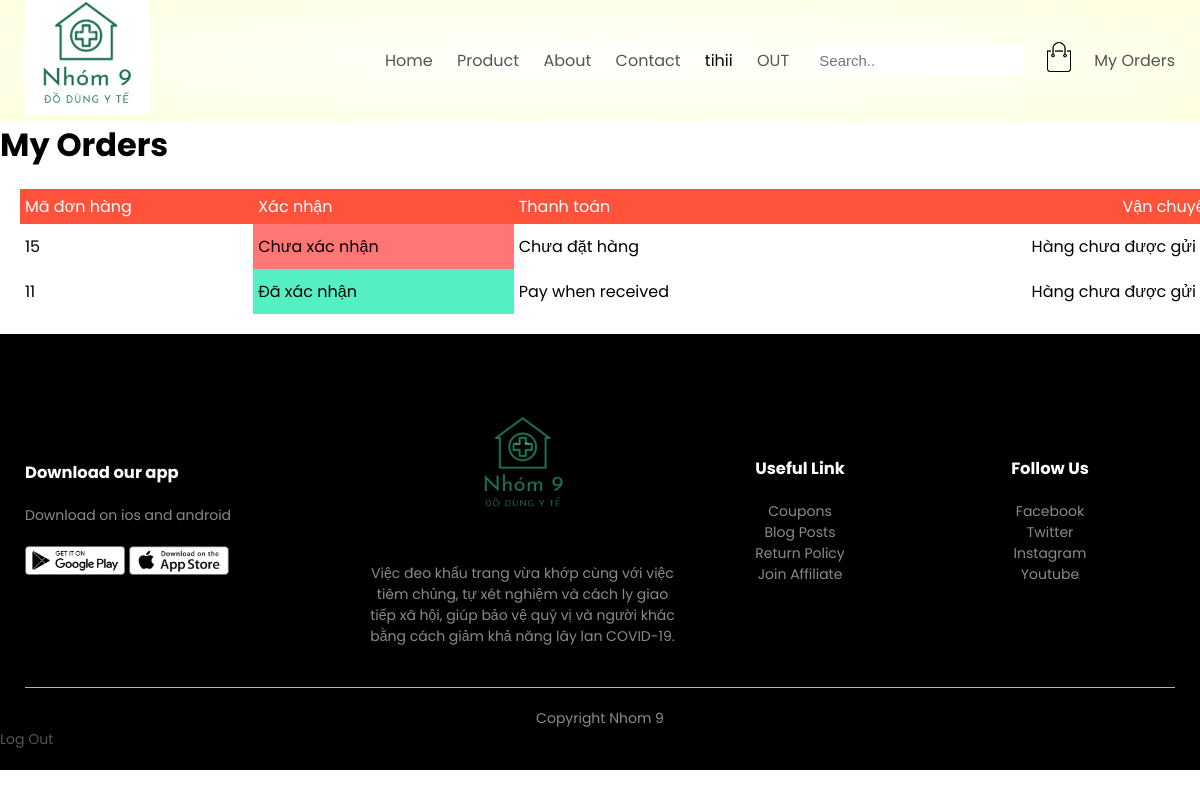
The app's page /my-orders (signed in) with its own data.
### base/models.py (models this page shows)
class Order(models.Model):
    PAYMENT_METHOD_CHOICES = [
        ('onl', 'Online'),
        ('off','Pay when received'),
    ]
    user = models.ForeignKey(User,on_delete=models.SET_NULL,null=True)
    paymentMethod = models.CharField(max_length=200,null = True,blank=True)
    shippingPrice = models.DecimalField(max_digits=7,decimal_places=2,null=True,blank=True,default=30000)
    totalPrice = models.DecimalField(max_digits=20,decimal_places=2,null=True,blank=True)
    isPaid = models.BooleanField(default=False)
    paidAt = models.DateTimeField(auto_now_add=False,null=True,blank=True)
    isDelivered = models.BooleanField(default=False)
    deliveredAt = models.DateTimeField(auto_now_add=False,null=True,blank=True)
    isConfirmed = models.BooleanField(default=False)
    confirmedAt = models.DateTimeField(auto_now=True,null=True,blank=True)
    createAt = models.DateTimeField(auto_now_add=True)
    id = models.AutoField(primary_key=True,editable=False)
    def __str__(self) -> str:
        return str(self.id)

### base/views.py (the view)
# urls.py: path('my-orders',views.myOrdersPage,name='my-orders'),
@login_required(login_url='/login')
def myOrdersPage(request):
    user = request.user
    orders = user.order_set.all().order_by('-createAt')
    context = {
        'orders': orders
    }
    return render(
        request,
        'base/my-orders.html',
        context
    )

### base/templates/base/my-orders.html
{% extends 'main.html' %}
{% load static %}
{% block content %}
  <h1>My Orders</h1>
  {% if orders.count == 0 %}
  <h2>bạn hiện chưa có đơn hàng nào hết ! ! !</h2>
  {% else %}
  <table class="table-order">
      <tr>
        <th>Mã đơn hàng</th>
        <th>Xác nhận</th>
        <th>Thanh toán</th>
        <th>Vận chuyển</th>
      </tr>
      {% for order in orders %}
        <tr>
          <td>{{order}}</td>
          <td id='order-{{order.id}}'
            style={% if order.isConfirmed %}
              'background: #55efc4'
            {% else %}
              'background: #ff7675'
            {% endif %}
          >
            {% if order.isConfirmed %}
              Đã xác nhận
            {% else %}
              Chưa xác nhận
            {% endif %}
          </td>
          <td>
            {% if order.paymentMethod == None %}
              Chưa đặt hàng
            {% else %}
            {{order.paymentMethod}}</td>
            {% endif %}
          <td>
            {% if order.isDelivered %}
              {{order.deliveredAt|timesince}}</td>
            {% else %}
              Hàng chưa được gửi đi
            {% endif %}
        </tr>
      {% endfor %}
  </table>
  {% endif %}
{% endblock content %}

### templates/header.html
{% load static %}
    <div class="header">
        <div class="container">
            <div class="navbar">
                <div class="logo">
                    <a href="{% url 'home' %}"> <img src="{% static 'images/core-img/' %}logo.png" width="125px"></a>
                </div>
                <nav>
                    <ul>
                        <li><a href="{% url 'home' %}">Home </a></li>
                        <li><a href="{% url 'products-page'%}">Product </a></li>
                        <li><a href="">About </a></li>
                        <li><a href="">Contact </a></li>
                        {% if request.user.is_authenticated %}
                            <li>{{request.user}}</li>
                            <li>
                                <a href="{% url 'logout' %}">OUT</a>
                            </li>
                        {% else %}
                            <li><a href="{% url 'login' %}?next={{request.path}}"
                            >Account </a></li>
                        {% endif %}
                        <li><form action="{%url 'search'%}" method="get">
                        <input type="text" name="q" placeholder="Search..">
                        </form></li>
                    </ul>
                </nav>
                <a href="{% url 'cart' %}">
                    <img src="{% static 'images/bg-img/' %}cart.png" width="30px" height="30px">
                </a>
                <a href="{% url 'my-orders' %}"
                    style='margin-left:20px'
                >My Orders</a>
            </div>
        </div>
    </div>

### static/css/style.css (style rules this page uses)
* { margin: 0; padding: 0; box-sizing: border-box; }
body { font-family: 'Poppins', sans-serif; }
.navbar { display: flex; align-items: center; }
nav { flex: 1; text-align: right; }
nav ul { display: inline-block; list-style-type: none; }
nav ul li { display: inline-block; margin-right: 20px; }
a { text-decoration: none; color: #555; }
.container { max-width: 1300px; margin:auto; padding-left: 25px; padding-right: 25px; }
.header { background: radial-gradient(#fff, rgb(253, 255, 221)); }
ul { list-style-type: none; }
table { width: 100%; border-collapse: collapse; margin:20px }
th { text-align: left; padding: 5px; color: #fff; background: #ff523b; font-weight: normal; }
td { padding: 10px 5px; }
td:last-child { text-align: right; }
th:last-child { text-align: right; }
.navbar input[type=text] { padding: 6px; border: none; font-size: 15px; }
form input { width: 100%; height: 30px; margin: 10px 0; padding: 0 10px; border: 1px solid #ccc; }

### records on screen
Order: id "15", isConfirmed "Chưa xác nhận", shows "Chưa đặt hàng", isDelivered "Hàng chưa được gửi…"
Order: id "11", isConfirmed "Đã xác nhận", paymentMethod "Pay when received", isDelivered "Hàng chưa được gửi…"

### other values on screen
{{ request.user }} "tihii"
